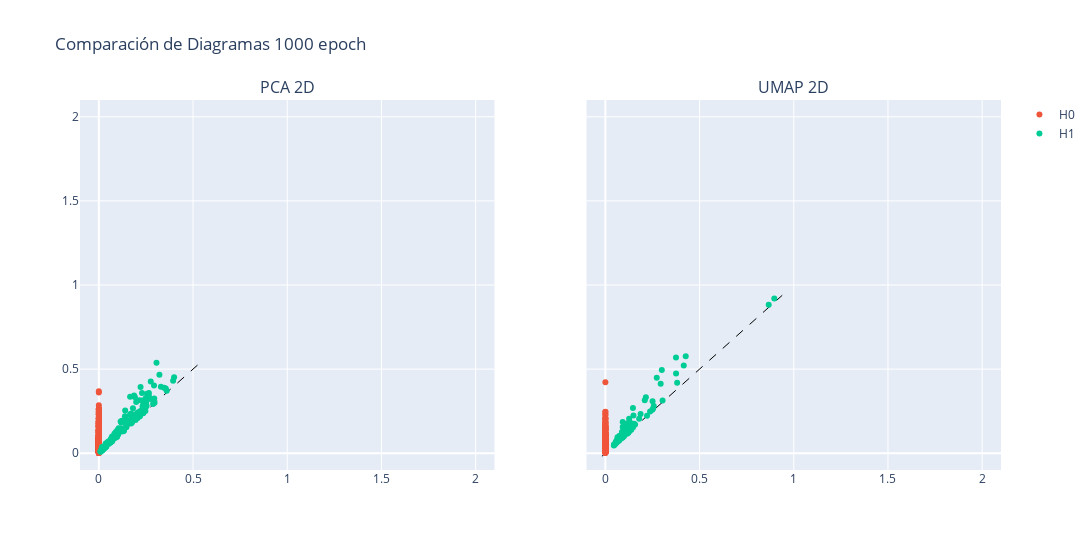

Notebook code cell kept with this figure:
### Code cell
# Crear una figura con dos subplots, asegurando que el aspecto de la cuadrícula sea cuadrado
fig = make_subplots(rows=1, cols=2, subplot_titles=["PCA 2D", "UMAP 2D"], 
                    shared_yaxes=True, shared_xaxes=True)

# Definir un mapeo de colores para cada dimensión (cambia los colores como desees)
dimension_colors = {
    'H0': '#EF553B',
    'H1': '#00CC96'
}

# Generar el primer gráfico
fig1 = plot_diagram(diagrams_pca2d[0])
for trace in fig1['data']:
    # Asignar un color basado en la etiqueta del 'trace'
    trace_name = trace.name
    if trace_name in dimension_colors:
        trace.marker.color = dimension_colors[trace_name]
    fig.add_trace(trace, row=1, col=1)

# Generar el segundo gráfico con los mismos colores
fig2 = plot_diagram(diagrams_umap2d[0])
for trace in fig2['data']:
    trace_name = trace.name
    if trace_name in dimension_colors:
        trace.marker.color = dimension_colors[trace_name]
    trace.showlegend = False  # Desactivar la leyenda para el segundo gráfico
    fig.add_trace(trace, row=1, col=2)

# Ajustar el tamaño de la figura para mantener el aspecto 1:1
fig.update_layout(
    width=1100, 
    height=550,
    title_text=f"Comparación de Diagramas {num_epochs} epoch",
    showlegend=True
)

fig.update_xaxes(
    range=[-0.1,2.1],
)

fig.update_yaxes(
    range=[-0.1,2.1],
)

# Mostrar el gráfico
fig.show()
